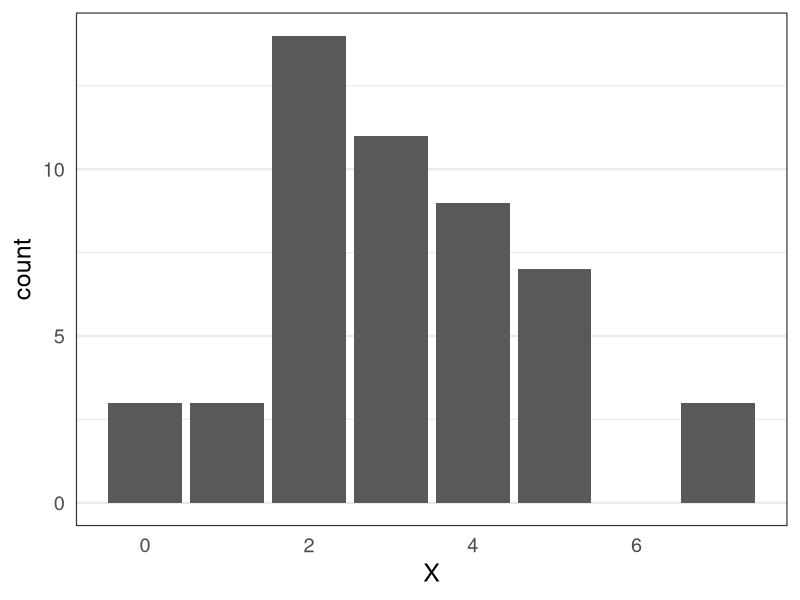
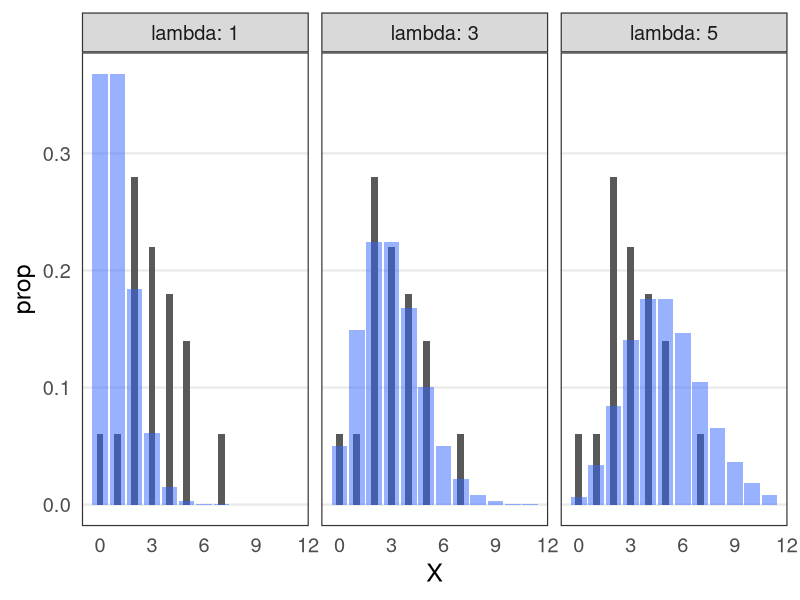
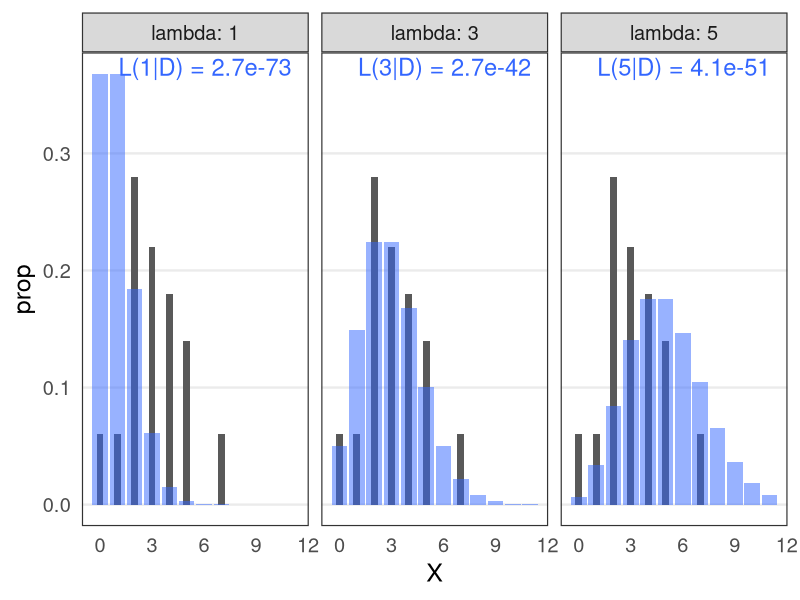
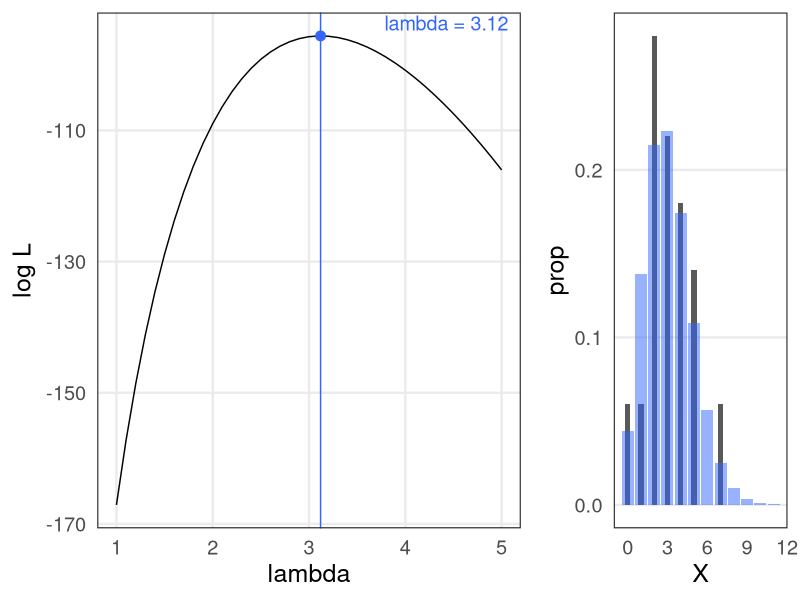
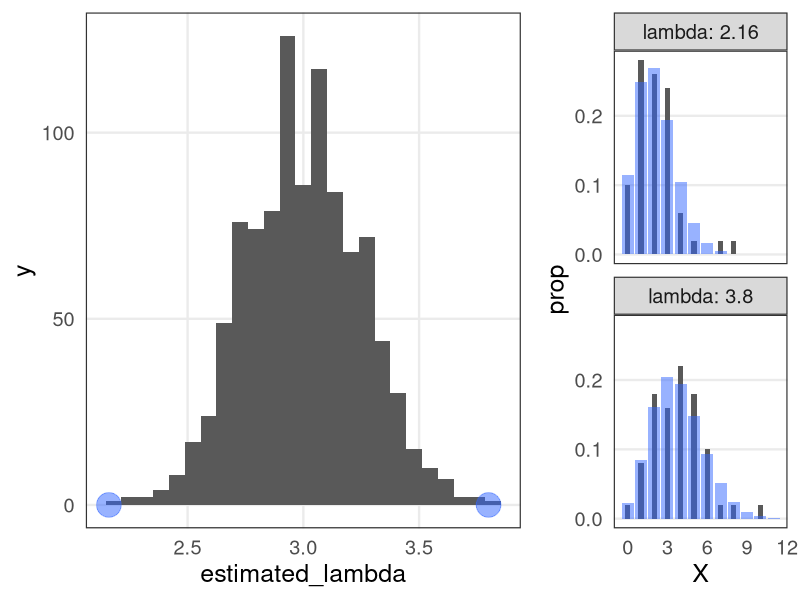
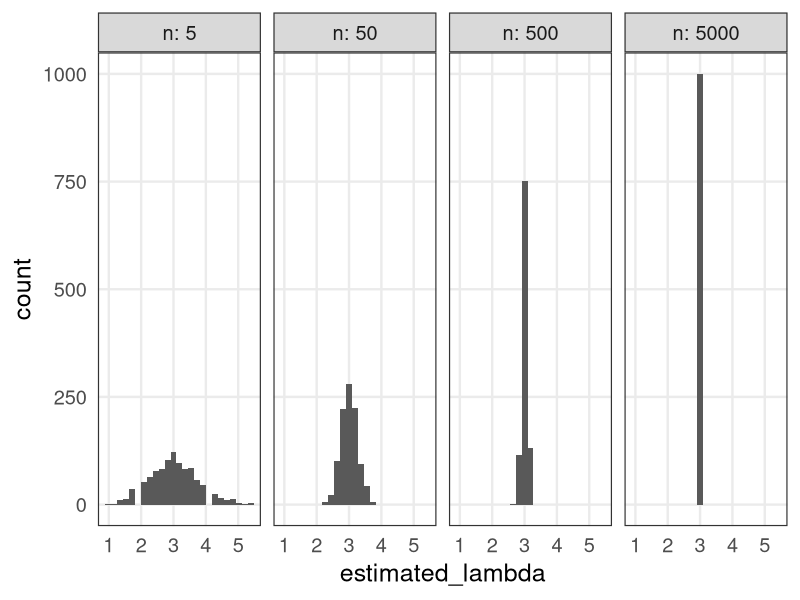

Write the R code that produced these figures, in order.
## ---- chunk 1

## ---- chunk 2
library(ggplot2)
library(tibble)
library(dplyr)
library(tidyr)
knitr::opts_chunk$set(cache = TRUE)
## ---- chunk 3
df_rpois = tibble::tibble(X = rpois(50L, 3))
ggplot(df_rpois) +
  aes(X) +
  geom_bar() +
  theme_bw(base_size = 18) +
  theme(
    panel.grid.minor.x = element_blank(), panel.grid.major.x = element_blank(),
    axis.ticks = element_blank()
  )
## ---- chunk 4
df_dpois = purrr::map_dfr(c(1, 3, 5), ~ {
  tibble(lambda = .x, X = seq(0, 11), Prob = dpois(X, lambda))
})
p_pois = ggplot(df_rpois) +
  aes(X) +
  geom_bar(aes(y = after_stat(prop)), width = 0.4) +
  geom_col(data = df_dpois, aes(y = Prob), alpha = 0.5, fill = "#3366ff") +
  facet_wrap(vars(lambda), nrow = 1L, labeller = label_both) +
  theme_bw(base_size = 18) +
  theme(
    panel.grid.minor.x = element_blank(), panel.grid.minor.y = element_blank(),
    panel.grid.major.x = element_blank(), axis.ticks = element_blank()
  )
p_pois
## ---- chunk 5
df_likelihood = df_rpois |>
  dplyr::left_join(df_dpois, by = "X") |>
  dplyr::group_by(lambda) |>
  dplyr::summarize(L = prod(Prob)) |>
  dplyr::mutate(logL = log(L), label = sprintf("L(%.0f|D) = %.1e", lambda, L))
p_pois +
  geom_text(data = df_likelihood, aes(label = label), x = Inf, y = Inf, hjust = 1.1, vjust = 1.3, size = 6, color = "#3366ff")
## ---- chunk 6
count_rpois = df_rpois |> dplyr::count(X)
calc_likelihood_rpois = function(lambda) {
  prod(dpois(count_rpois[["X"]], lambda)**count_rpois[["n"]])
}
X_mle = mean(df_rpois[["X"]])
L_mle = calc_likelihood_rpois(X_mle)
p_mle = tibble::tibble(lambda = seq(1, 5, 0.1), L = purrr::map_dbl(lambda, calc_likelihood_rpois)) |>
  dplyr::mutate(logL = log(L)) |>
  ggplot() +
  aes(lambda, logL) +
  geom_line() +
  geom_vline(xintercept = X_mle, color = "#3366ff") +
  annotate("point", x = X_mle, y = log(L_mle), size = 3, color = "#3366ff") +
  annotate("text", x = Inf, y = Inf, hjust = 1.1, vjust = 1.2, size = 5, color = "#3366ff", label = sprintf("lambda = %.2f", X_mle)) +
  labs(y = "log L") +
  theme_bw(base_size = 18) +
  theme(
    panel.grid.minor.x = element_blank(), panel.grid.minor.y = element_blank(),
    axis.ticks = element_blank()
  )

df_dpois = tibble(lambda = X_mle, X = seq(0, 11), Prob = dpois(X, lambda))
p_pois = ggplot(df_rpois) +
  aes(X) +
  geom_bar(aes(y = after_stat(prop)), width = 0.4) +
  geom_col(data = df_dpois, aes(y = Prob), alpha = 0.5, fill = "#3366ff") +
  theme_bw(base_size = 18) +
  theme(
    panel.grid.minor.x = element_blank(), panel.grid.minor.y = element_blank(),
    panel.grid.major.x = element_blank(), axis.ticks = element_blank()
  )

cowplot::plot_grid(p_mle, p_pois, nrow = 1L, rel_widths = c(2, 1))
## ---- chunk 7
nrep = 1000L
df_repl = tibble::tibble(X = rpois(50L * nrep, 3), repl = rep(seq_len(nrep), each = 50L))
df_sum = df_repl |>
  dplyr::group_by(repl) |>
  dplyr::summarize(lambda = mean(X))
df_minmax = dplyr::bind_rows(dplyr::slice_max(df_sum, lambda), dplyr::slice_min(df_sum, lambda))

p_repl = df_sum |>
  ggplot() +
  aes(lambda) +
  geom_histogram(bins = 25, center = 3) +
  annotate("point", x = df_minmax$lambda, y = 0, color = "#3366ff", size = 8, alpha = 0.5) +
  labs(x = "estimated_lambda") +
  theme_bw(base_size = 18) +
  theme(
    panel.grid.minor.x = element_blank(), panel.grid.minor.y = element_blank(),
    axis.ticks = element_blank()
  )

df_dpois = tidyr::crossing(lambda = df_minmax$lambda, X = seq(0, 11)) |>
  dplyr::mutate(Prob = dpois(X, lambda))
p_minmax = df_repl |>
  dplyr::filter(repl %in% df_minmax$repl) |>
  dplyr::left_join(df_minmax, by = "repl") |>
  ggplot() +
  aes(X) +
  geom_bar(aes(y = after_stat(prop)), width = 0.4) +
  geom_col(data = df_dpois, aes(y = Prob), alpha = 0.5, fill = "#3366ff") +
  facet_wrap(vars(lambda), ncol = 1L, labeller = label_both) +
  theme_bw(base_size = 18) +
  theme(
    panel.grid.minor.x = element_blank(), panel.grid.minor.y = element_blank(),
    panel.grid.major.x = element_blank(), axis.ticks = element_blank()
  )

cowplot::plot_grid(p_repl, p_minmax, nrow = 1L, rel_widths = c(2, 1))
## ---- chunk 8
nrep = 1000L
purrr::map_dfr(c(5, 50, 500, 5000), ~ {
  tibble::tibble(X = rpois(.x * nrep, 3), repl = rep(seq_len(nrep), each = .x)) |>
    dplyr::group_by(repl) |>
    dplyr::summarize(estimated_lambda = mean(X)) |>
    dplyr::mutate(n = .x)
}) |>
  ggplot() +
  aes(estimated_lambda) +
  geom_histogram(bins = 25, center = 3) +
  facet_wrap(vars(n), nrow = 1L, labeller = label_both) +
  theme_bw(base_size = 18) +
  theme(
    panel.grid.minor.x = element_blank(), panel.grid.minor.y = element_blank(),
    axis.ticks = element_blank()
  )
## ---- chunk 9
get_likelihood = function(p, k = 3, n = 10) {
  choose(n, k) * p**k * (1 - p)**(n - k)
  # dbinom(k, n, p)
}

get_likelihood(0.2)
